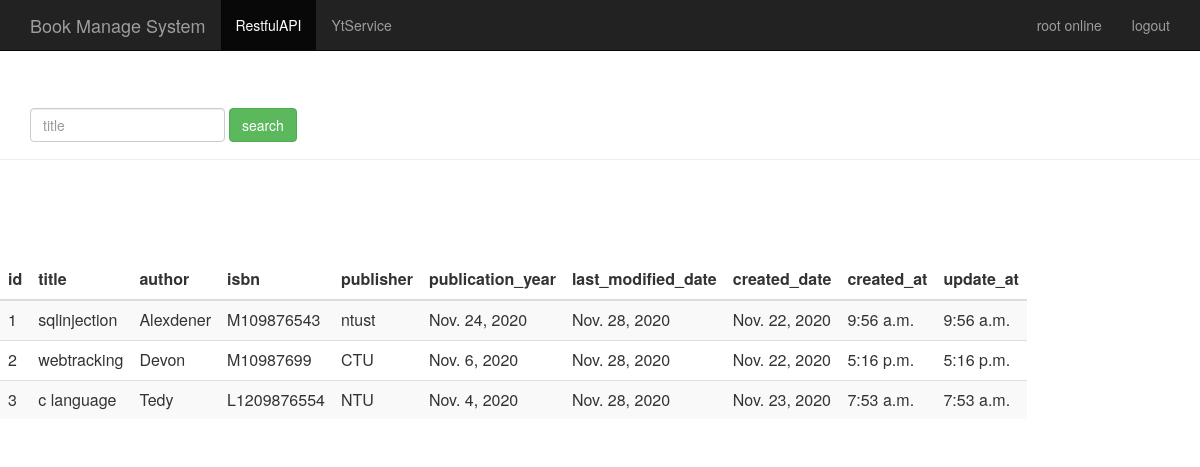
The app's page /home/ (signed in) with its own data.
### webview/models.py (models this page shows, shortened)
class books(models.Model):
    title=models.CharField(max_length=255)
    author=models.CharField(max_length=255)
    isbn=models.CharField(max_length=255)
    publisher=models.CharField(max_length=255)
    publication_year=models.DateField('publication year')  #出版日期
    last_modified_date=models.DateField('last modified date')   #修改日期
    created_date=models.DateField(auto_now=True)
    created_at=models.TimeField(auto_now=True)  #發建立時間  (自動獲取目前時間)
    update_at=models.TimeField(auto_now=True)  #發建立時間  (自動獲取目前時間)

### webview/views.py (the view)
# urls.py: 2. Add a URL to urlpatterns:  path('', views.home, name='home')
@login_required
def home(request):
    book_list=books.objects.all()
    return render(request,"home.html",{"books":book_list})    #指向要求的網頁

### webview/templates/home.html (shortened to what this page needs)
<html lang="zh-TW">
    <head>
        {% load bootstrap3 %}
        {% bootstrap_css %}
    </head>
    <body role="document">
        <nav class="navbar navbar-inverse navbar-fixed-top">
            <div class="container">
                <div class="navbar-header">
                    <a class="navbar-brand" href="/home/">Book Manage System</a>
                </div>
                <div id="navbar" class="collapse navbar-collapse">
                    <ul class="nav navbar-nav">
                        <li class="active"><a href="/restful">RestfulAPI</a></li>
                        <li><a href="/search">YtService</a></li>
                    </ul>
                    <ul class="nav navbar-nav navbar-right">
                        <li><a href="#">{{user}} online</a></li>
                        <li><a href="/logout/">logout</a></li>
                    </ul>
                </div>
            </div>
        </nav>
         <div class="page-header" style="padding-top:60px;">
            <div id="navbar" class="navbar-collapse collapse">
                <form class="navbar-form" method="get" action="/search_title/">
                    <div class="form-group">
                        <input name="title" type="text" placeholder="title" class="form-control">
                    </div>
                    <button type="submit" class="btn btn-success">search</button>
                </form>
            </div>
        </div>
        <div class="row" style="padding-top:80px;">
            <div class="col-md-6">
                <table class="table table-striped">
                    <thead>
                        <tr>
                            <th>id</th><th>title</th><th>author</th><th>isbn</th><th>publisher</th><th>publication_year</th><th>last_modified_date</th><th>created_date</th><th>created_at</th><th>update_at</th>
                        </tr>
                    </thead>
                    <tbody>
                        {% for book in books %}
                        <tr>
                            <td>{{book.id}}</td>
                            <td>{{book.title}}</td>
                            <td>{{book.author}}</td>
                            <td>{{book.isbn}}</td>
                            <td>{{book.publisher}}</td>
                            <td>{{book.publication_year}}</td>
                            <td>{{book.last_modified_date}}</td>
                            <td>{{book.created_date}}</td>
                            <td>{{book.created_at}}</td>
                            <td>{{book.update_at}}</td>
                        </tr>
                        {% endfor %}
                    </tbody>
                </table>
            </div>
        </div>
    </body>
</html>

### records on screen
books: id "1", title "sqlinjection", author "Alexdener", isbn "M109876543", publisher "ntust", publication_year "Nov. 24, 2020", last_modified_date "Nov. 28, 2020", created_date "Nov. 22, 2020", created_at "9:56 a.m.", update_at "9:56 a.m."
books: id "2", title "webtracking", author "Devon", isbn "M10987699", publisher "CTU", publication_year "Nov. 6, 2020", last_modified_date "Nov. 28, 2020", created_date "Nov. 22, 2020", created_at "5:16 p.m.", update_at "5:16 p.m."
books: id "3", title "c language", author "Tedy", isbn "L1209876554", publisher "NTU", publication_year "Nov. 4, 2020", last_modified_date "Nov. 28, 2020", created_date "Nov. 23, 2020", created_at "7:53 a.m.", update_at "7:53 a.m."

### other values on screen
{{ user }} "root"
